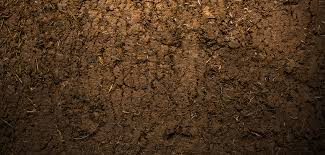
#> input picture download.jpg, 325 x 155 px
$ jupyter execute determinarcor.ipynb   (older library calls are emulated)
#> lines starting #> are read from the running program, lines starting #| are printed output that depends on the picture
<a href="https://colab.research.google.com/github/MarceloClaro/SIMILARIDADE-E-DETERMINA-O-DA-COR-DO-SOLO-/blob/master/determinarcor.ipynb" target="_parent"></a>

[cell 1]
import os
from collections import Counter
import colour
import numpy as np
from PIL import Image
from matplotlib import pyplot as plt
from sklearn.cluster import KMeans
from PIL import ImageColor

[cell 2]
def rgb2hex(rgb):
    hex = "#{:02x}{:02x}{:02x}".format(int(rgb[0]), int(rgb[1]), int(rgb[2]))
    # hex = f"#{rgb[0]}{}{}"
    return hex

[cell 3]
rgb = [1, 2, 3]
hex = ["#"]
[hex.append(f"{c:}") for c in rgb]
''.join(hex)

[cell 4]
PATH = './download.jpg'
WIDTH = 128
HEIGHT = 128
CLUSTERS = 1

[cell 5]
image = Image.open(PATH)
#> image is the input picture: PIL image 325x155 RGB; mean R, G, B 79.1, 54.4, 32.5

image.size

print("Loaded {f} image. Size: {s:.2f} KB. Dimensions: ({d})".format(
    f=image.format, s=os.path.getsize(PATH)/1024, d=image.size))
#| Loaded JPEG image. Size: 11.85 KB. Dimensions: ((325, 155))

image

[cell 6]
def calculate_new_size(image):
    if image.width >= image.height:
        wpercent = (WIDTH / float(image.width))
#> wpercent = 0.394
        hsize = int((float(image.height) * float(wpercent)))
#> hsize = 61
        new_width, new_height = WIDTH, hsize
#> new_width = 128; new_height = 61
    else:
        hpercent = (HEIGHT / float(image.height))
        wsize = int((float(image.width) * float(hpercent)))
        new_width, new_height = wsize, HEIGHT

    image.resize((new_width, new_height), Image.ANTIALIAS)
    return image, new_width, new_height

[cell 7]
new_image, new_width, new_height = calculate_new_size(image)
#> new_width = 128; new_height = 61
print(f"New dimensions: {new_width}x{new_height}")
#| New dimensions: 128x61
img_array = np.array(new_image)
img_vector = img_array.reshape((img_array.shape[0] * img_array.shape[1], 3))
new_image

[cell 8]
model = KMeans(n_clusters=CLUSTERS)
labels = model.fit_predict(img_vector)
label_counts = Counter(labels)
#> label_counts = {0: 50375}
model.cluster_centers_

[cell 9]
total_count = sum(label_counts.values())
#> total_count = 50375
total_count
#> Out = 50375

[cell 10]
hex_colors = [rgb2hex(center) for center in model.cluster_centers_]
hex_colors

[cell 11]
list(zip(hex_colors, list(label_counts.values())))
#> Out = [('#4f3620', 50375)]

[cell 12]
plt.figure(figsize=(14, 8))

[cell 13]
plt.subplot(221)

[cell 14]
plt.imshow(image)

[cell 15]
plt.axis('off')

[cell 16]
plt.subplot(222)

[cell 17]
plt.pie(label_counts.values(), labels=hex_colors, colors=[color / 255 for color in model.cluster_centers_],
        autopct='%1.1f%%',
        shadow=True, startangle=90)
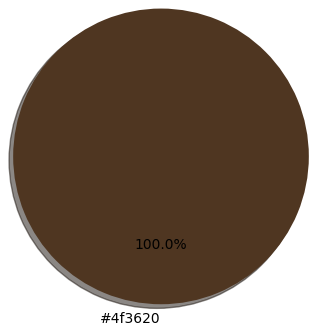
#> figure drawn by matplotlib, 1 panel

[cell 18]
plt.axis('equal')

[cell 19]
plt.title('CORES DO SOLO')

[cell 20]
plt.show()

ENCONTREI A FUNÇÃO PARA TRANSFORMAR RGB PARA MUNSELL

[cell 21]
import colour

C = colour.ILLUMINANTS['CIE 1931 2 Degree Standard Observer']['C']

RGB = (0.96820063, 0.74966853, 0.60617991)

print(colour.xyY_to_munsell_colour(colour.XYZ_to_xyY(colour.sRGB_to_XYZ(RGB, C))))
#> (this line was passed over: colour is not available in this run)
